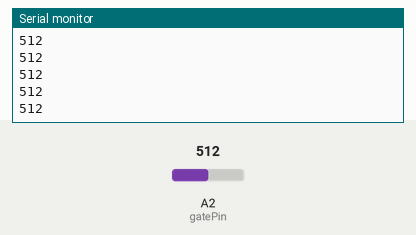
This sketch was run on a simulated Arduino Uno, built with avr-gcc and run on an emulated ATmega328P. On the bench: the last lines printed to the serial monitor. Inputs (shaded band) come from the test bench; at power-on: A2 (gatePin) = 512.

Above: at 1.2 s.
1.3 s: A2 (gatePin) set to 716
At 2.3 s:
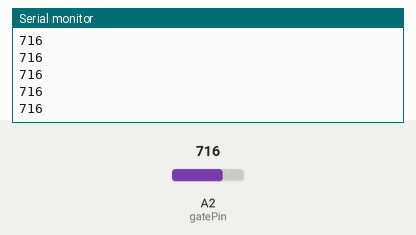
2.8 s: A2 (gatePin) set to 900
At 3.3 s:
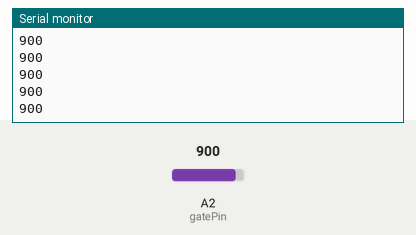
Timing chart, 0 to 5.8 s (numbered marks = the images above; inputs shaded):
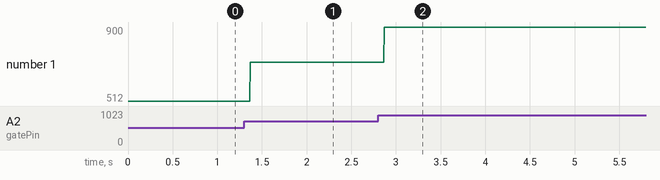

Measured:
- after the input at 1.3 s, the serial monitor: prints a new line after 0.07 s (image 1)
- after the input at 2.8 s, the serial monitor: prints a new line after 0.07 s (image 2)
- plotted number 1: 512 → 716 after the input at 1.3 s, 716 → 900 after the input at 2.8 s

The sketch:

Gate.ino
```cpp
/*
SparkFun Sound Detector
GATE MODE
Detecting sound presence

Hardware:
Arduino UNO
Sparkfun Sound Detector

*/

#define gatePin 2 //digital pin

void setup() {
  Serial.begin( 9600 );
  pinMode( gatePin, INPUT );
}

void loop() {
  Serial.println( analogRead( gatePin ) );
}
```
